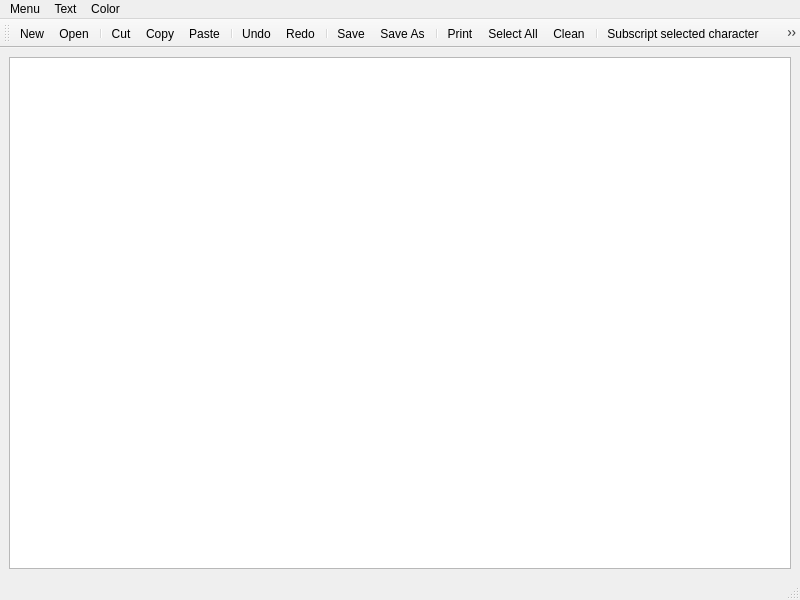
<?xml version="1.0" encoding="UTF-8"?>
<ui version="4.0">
 <class>TextEdit</class>
 <widget class="QMainWindow" name="TextEdit">
  <property name="geometry">
   <rect>
    <x>0</x>
    <y>0</y>
    <width>800</width>
    <height>600</height>
   </rect>
  </property>
  <property name="windowTitle">
   <string>MainWindow</string>
  </property>
  <widget class="QWidget" name="centralwidget">
   <layout class="QVBoxLayout" name="verticalLayout">
    <item>
     <widget class="QTextEdit" name="textEdit"/>
    </item>
   </layout>
  </widget>
  <widget class="QMenuBar" name="menubar">
   <property name="geometry">
    <rect>
     <x>0</x>
     <y>0</y>
     <width>800</width>
     <height>26</height>
    </rect>
   </property>
   <widget class="QMenu" name="menuMenu">
    <property name="title">
     <string>Menu</string>
    </property>
    <addaction name="separator"/>
    <addaction name="actionNew"/>
    <addaction name="separator"/>
    <addaction name="actionOpen"/>
    <addaction name="separator"/>
    <addaction name="actionCut"/>
    <addaction name="separator"/>
    <addaction name="actionCopy"/>
    <addaction name="separator"/>
    <addaction name="actionPaste"/>
    <addaction name="separator"/>
    <addaction name="actionClean"/>
    <addaction name="separator"/>
    <addaction name="actionSelect_All"/>
    <addaction name="separator"/>
    <addaction name="actionUndo"/>
    <addaction name="separator"/>
    <addaction name="actionRedo"/>
    <addaction name="separator"/>
    <addaction name="actionSave"/>
    <addaction name="separator"/>
    <addaction name="actionSave_2"/>
    <addaction name="separator"/>
    <addaction name="actionPage_Setup_2"/>
    <addaction name="separator"/>
    <addaction name="actionPrint"/>
    <addaction name="separator"/>
    <addaction name="actionPrint_Preview"/>
    <addaction name="separator"/>
    <addaction name="actionClose"/>
    <addaction name="separator"/>
    <addaction name="actionToolbar"/>
   </widget>
   <widget class="QMenu" name="menuText">
    <property name="title">
     <string>Text</string>
    </property>
    <addaction name="separator"/>
    <addaction name="actionFlush_Left"/>
    <addaction name="separator"/>
    <addaction name="actionCentre"/>
    <addaction name="separator"/>
    <addaction name="actionFlush_Right"/>
    <addaction name="separator"/>
    <addaction name="actionJustified"/>
    <addaction name="separator"/>
    <addaction name="actionAutomatic_Justified"/>
    <addaction name="separator"/>
    <addaction name="actionPlain"/>
    <addaction name="separator"/>
    <addaction name="actionBold"/>
    <addaction name="separator"/>
    <addaction name="actionItalic"/>
    <addaction name="separator"/>
    <addaction name="actionUnderline"/>
    <addaction name="separator"/>
    <addaction name="actionFormula"/>
    <addaction name="separator"/>
    <addaction name="actionSubscript_selected_character"/>
    <addaction name="separator"/>
    <addaction name="actionAdds_a_degree_sign"/>
    <addaction name="separator"/>
    <addaction name="actionPower_off_Selected_Text"/>
    <addaction name="separator"/>
    <addaction name="actionRuler"/>
   </widget>
   <widget class="QMenu" name="menuCOlor">
    <property name="title">
     <string>Color</string>
    </property>
    <addaction name="actionBackground_Color"/>
    <addaction name="actionText_Color"/>
   </widget>
   <addaction name="menuMenu"/>
   <addaction name="menuText"/>
   <addaction name="menuCOlor"/>
  </widget>
  <widget class="QStatusBar" name="statusbar"/>
  <widget class="QToolBar" name="toolBar">
   <property name="windowTitle">
    <string>toolBar</string>
   </property>
   <attribute name="toolBarArea">
    <enum>TopToolBarArea</enum>
   </attribute>
   <attribute name="toolBarBreak">
    <bool>false</bool>
   </attribute>
   <addaction name="actionNew"/>
   <addaction name="actionOpen"/>
   <addaction name="separator"/>
   <addaction name="actionCut"/>
   <addaction name="actionCopy"/>
   <addaction name="actionPaste"/>
   <addaction name="separator"/>
   <addaction name="actionUndo"/>
   <addaction name="actionRedo"/>
   <addaction name="separator"/>
   <addaction name="actionSave"/>
   <addaction name="actionSave_2"/>
   <addaction name="separator"/>
   <addaction name="actionPrint"/>
   <addaction name="actionSelect_All"/>
   <addaction name="actionClean"/>
   <addaction name="separator"/>
   <addaction name="actionSubscript_selected_character"/>
   <addaction name="actionPower_off_Selected_Text"/>
   <addaction name="separator"/>
   <addaction name="actionBold"/>
   <addaction name="actionItalic"/>
   <addaction name="actionUnderline"/>
   <addaction name="separator"/>
   <addaction name="actionToolbar"/>
   <addaction name="actionClose"/>
  </widget>
  <action name="actionCut">
   <property name="icon">
    <iconset resource="resource.qrc">
     <normaloff>:/images/cutIcon.png</normaloff>:/images/cutIcon.png</iconset>
   </property>
   <property name="text">
    <string>Cut</string>
   </property>
  </action>
  <action name="actionCopy">
   <property name="icon">
    <iconset resource="resource.qrc">
     <normaloff>:/images/copyIcon.png</normaloff>:/images/copyIcon.png</iconset>
   </property>
   <property name="text">
    <string>Copy</string>
   </property>
  </action>
  <action name="actionPaste">
   <property name="icon">
    <iconset resource="resource.qrc">
     <normaloff>:/images/pasteIcon.png</normaloff>:/images/pasteIcon.png</iconset>
   </property>
   <property name="text">
    <string>Paste</string>
   </property>
  </action>
  <action name="actionUndo">
   <property name="icon">
    <iconset resource="resource.qrc">
     <normaloff>:/images/undoIcon.png</normaloff>:/images/undoIcon.png</iconset>
   </property>
   <property name="text">
    <string>Undo</string>
   </property>
  </action>
  <action name="actionRedo">
   <property name="icon">
    <iconset resource="resource.qrc">
     <normaloff>:/images/redoIcon.png</normaloff>:/images/redoIcon.png</iconset>
   </property>
   <property name="text">
    <string>Redo</string>
   </property>
  </action>
  <action name="actionSave">
   <property name="icon">
    <iconset resource="resource.qrc">
     <normaloff>:/images/save.png</normaloff>:/images/save.png</iconset>
   </property>
   <property name="text">
    <string>Save</string>
   </property>
  </action>
  <action name="actionSave_2">
   <property name="icon">
    <iconset resource="resource.qrc">
     <normaloff>:/images/save-as.png</normaloff>:/images/save-as.png</iconset>
   </property>
   <property name="text">
    <string>Save As</string>
   </property>
  </action>
  <action name="actionPrint">
   <property name="icon">
    <iconset resource="resource.qrc">
     <normaloff>:/images/printer.png</normaloff>:/images/printer.png</iconset>
   </property>
   <property name="text">
    <string>Print</string>
   </property>
  </action>
  <action name="actionClose">
   <property name="icon">
    <iconset resource="resource.qrc">
     <normaloff>:/images/close.png</normaloff>:/images/close.png</iconset>
   </property>
   <property name="text">
    <string>Close</string>
   </property>
  </action>
  <action name="actionFlush_Left">
   <property name="icon">
    <iconset resource="resource.qrc">
     <normaloff>:/images/left_alignment.png</normaloff>:/images/left_alignment.png</iconset>
   </property>
   <property name="text">
    <string>Flush Left</string>
   </property>
  </action>
  <action name="actionCentre">
   <property name="icon">
    <iconset resource="resource.qrc">
     <normaloff>:/images/center_alignment.png</normaloff>:/images/center_alignment.png</iconset>
   </property>
   <property name="text">
    <string>Centre</string>
   </property>
  </action>
  <action name="actionFlush_Right">
   <property name="icon">
    <iconset resource="resource.qrc">
     <normaloff>:/images/right_alignment.png</normaloff>:/images/right_alignment.png</iconset>
   </property>
   <property name="text">
    <string>Flush Right</string>
   </property>
  </action>
  <action name="actionJustified">
   <property name="icon">
    <iconset resource="resource.qrc">
     <normaloff>:/images/justify.png</normaloff>:/images/justify.png</iconset>
   </property>
   <property name="text">
    <string>Justified</string>
   </property>
  </action>
  <action name="actionAutomatic_Justified">
   <property name="icon">
    <iconset resource="resource.qrc">
     <normaloff>:/images/automatic_justify.png</normaloff>:/images/automatic_justify.png</iconset>
   </property>
   <property name="text">
    <string>Automatic Justified</string>
   </property>
  </action>
  <action name="actionPlain">
   <property name="icon">
    <iconset resource="resource.qrc">
     <normaloff>:/images/plain_text.png</normaloff>:/images/plain_text.png</iconset>
   </property>
   <property name="text">
    <string>Plain</string>
   </property>
  </action>
  <action name="actionBold">
   <property name="icon">
    <iconset resource="resource.qrc">
     <normaloff>:/images/bold.png</normaloff>:/images/bold.png</iconset>
   </property>
   <property name="text">
    <string>Bold</string>
   </property>
  </action>
  <action name="actionItalic">
   <property name="icon">
    <iconset resource="resource.qrc">
     <normaloff>:/images/italic.png</normaloff>:/images/italic.png</iconset>
   </property>
   <property name="text">
    <string>Italic</string>
   </property>
  </action>
  <action name="actionUnderline">
   <property name="icon">
    <iconset resource="resource.qrc">
     <normaloff>:/images/underline_text.png</normaloff>:/images/underline_text.png</iconset>
   </property>
   <property name="text">
    <string>Underline</string>
   </property>
  </action>
  <action name="actionFormula">
   <property name="icon">
    <iconset resource="resource.qrc">
     <normaloff>:/images/formula.png</normaloff>:/images/formula.png</iconset>
   </property>
   <property name="text">
    <string>Formula</string>
   </property>
  </action>
  <action name="actionSubscript_selected_character">
   <property name="icon">
    <iconset resource="resource.qrc">
     <normaloff>:/images/subscript_notation.png</normaloff>:/images/subscript_notation.png</iconset>
   </property>
   <property name="text">
    <string>Subscript selected character</string>
   </property>
  </action>
  <action name="actionAdds_a_degree_sign">
   <property name="icon">
    <iconset resource="resource.qrc">
     <normaloff>:/images/celsius.png</normaloff>:/images/celsius.png</iconset>
   </property>
   <property name="text">
    <string>Adds a degree sign</string>
   </property>
  </action>
  <action name="actionNew">
   <property name="icon">
    <iconset resource="resource.qrc">
     <normaloff>:/images/new_document.png</normaloff>:/images/new_document.png</iconset>
   </property>
   <property name="text">
    <string>New</string>
   </property>
  </action>
  <action name="actionClean">
   <property name="icon">
    <iconset resource="resource.qrc">
     <normaloff>:/images/cleaning.png</normaloff>:/images/cleaning.png</iconset>
   </property>
   <property name="text">
    <string>Clean</string>
   </property>
  </action>
  <action name="actionSelect_All">
   <property name="icon">
    <iconset resource="resource.qrc">
     <normaloff>:/images/select_all.png</normaloff>:/images/select_all.png</iconset>
   </property>
   <property name="text">
    <string>Select All</string>
   </property>
  </action>
  <action name="actionPrint_Preview">
   <property name="icon">
    <iconset resource="resource.qrc">
     <normaloff>:/images/print_preview.png</normaloff>:/images/print_preview.png</iconset>
   </property>
   <property name="text">
    <string>Print Preview</string>
   </property>
   <property name="font">
    <font/>
   </property>
  </action>
  <action name="actionBackground_Color">
   <property name="icon">
    <iconset resource="resource.qrc">
     <normaloff>:/images/background_color .png</normaloff>:/images/background_color .png</iconset>
   </property>
   <property name="text">
    <string>Background Color</string>
   </property>
  </action>
  <action name="actionText_Color">
   <property name="icon">
    <iconset resource="resource.qrc">
     <normaloff>:/images/text-color.png</normaloff>:/images/text-color.png</iconset>
   </property>
   <property name="text">
    <string>Text Color</string>
   </property>
  </action>
  <action name="actionPower_off_Selected_Text">
   <property name="icon">
    <iconset resource="resource.qrc">
     <normaloff>:/images/superscript.png</normaloff>:/images/superscript.png</iconset>
   </property>
   <property name="text">
    <string>Power-of Selected Text</string>
   </property>
  </action>
  <action name="actionOpen">
   <property name="icon">
    <iconset resource="resource.qrc">
     <normaloff>:/images/open.png</normaloff>:/images/open.png</iconset>
   </property>
   <property name="text">
    <string>Open</string>
   </property>
  </action>
  <action name="actionPage_Setup">
   <property name="icon">
    <iconset resource="resource.qrc">
     <normaloff>:/images/page-setup.png</normaloff>:/images/page-setup.png</iconset>
   </property>
   <property name="text">
    <string>Page Setup</string>
   </property>
  </action>
  <action name="actionPage_Setup_2">
   <property name="icon">
    <iconset resource="resource.qrc">
     <normaloff>:/images/page-setup.png</normaloff>:/images/page-setup.png</iconset>
   </property>
   <property name="text">
    <string>Page Setup</string>
   </property>
  </action>
  <action name="actionRuler">
   <property name="text">
    <string>Ruler</string>
   </property>
  </action>
  <action name="actionToolbar">
   <property name="icon">
    <iconset resource="resource.qrc">
     <normaloff>:/images/toolbar.png</normaloff>:/images/toolbar.png</iconset>
   </property>
   <property name="text">
    <string>Toolbar</string>
   </property>
  </action>
 </widget>
 <resources>
  <include location="resource.qrc"/>
 </resources>
 <connections/>
</ui>
